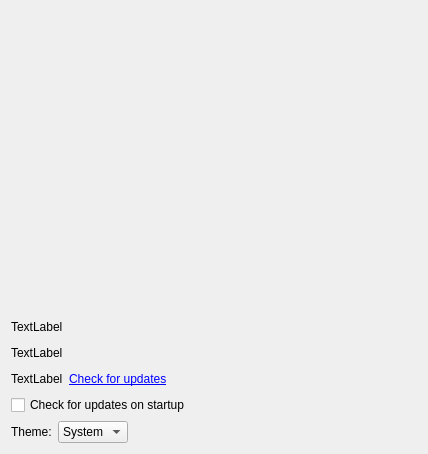
<?xml version="1.0" encoding="UTF-8"?>
<ui version="4.0">
 <class>MainDialog</class>
 <widget class="QDialog" name="MainDialog">
  <property name="geometry">
   <rect>
    <x>0</x>
    <y>0</y>
    <width>428</width>
    <height>454</height>
   </rect>
  </property>
  <property name="minimumSize">
   <size>
    <width>0</width>
    <height>0</height>
   </size>
  </property>
  <property name="windowTitle">
   <string>AGS</string>
  </property>
  <property name="locale">
   <locale language="English" country="UnitedStates"/>
  </property>
  <layout class="QGridLayout" name="gridLayout">
   <item row="0" column="0">
    <layout class="QVBoxLayout" name="verticalLayout_5">
     <item>
      <layout class="QHBoxLayout" name="horizontalLayout_3">
       <item>
        <layout class="QVBoxLayout" name="verticalLayout_3">
         <item>
          <widget class="ConfigurationListWidget" name="widget" native="true">
           <property name="sizePolicy">
            <sizepolicy hsizetype="MinimumExpanding" vsizetype="Preferred">
             <horstretch>0</horstretch>
             <verstretch>0</verstretch>
            </sizepolicy>
           </property>
           <property name="minimumSize">
            <size>
             <width>400</width>
             <height>300</height>
            </size>
           </property>
          </widget>
         </item>
        </layout>
       </item>
      </layout>
     </item>
     <item>
      <layout class="QVBoxLayout" name="verticalLayout_4">
       <item>
        <widget class="QLabel" name="label_settings_file">
         <property name="text">
          <string>TextLabel</string>
         </property>
        </widget>
       </item>
       <item>
        <widget class="QLabel" name="label_Interpreter">
         <property name="frameShape">
          <enum>QFrame::NoFrame</enum>
         </property>
         <property name="frameShadow">
          <enum>QFrame::Sunken</enum>
         </property>
         <property name="text">
          <string>TextLabel</string>
         </property>
        </widget>
       </item>
       <item>
        <layout class="QHBoxLayout" name="versionLayout">
         <item>
          <widget class="QLabel" name="label_Version">
           <property name="text">
            <string>TextLabel</string>
           </property>
          </widget>
         </item>
         <item>
          <widget class="QLabel" name="check_updates_link">
           <property name="text">
            <string>&lt;a href=&quot;check&quot;&gt;Check for updates&lt;/a&gt;</string>
           </property>
           <property name="textFormat">
            <enum>Qt::RichText</enum>
           </property>
          </widget>
         </item>
         <item>
          <spacer name="versionSpacer">
           <property name="orientation">
            <enum>Qt::Horizontal</enum>
           </property>
           <property name="sizeHint" stdset="0">
            <size>
             <width>40</width>
             <height>20</height>
            </size>
           </property>
          </spacer>
         </item>
        </layout>
       </item>
       <item>
        <widget class="QCheckBox" name="check_updates_on_startup">
         <property name="text">
          <string>Check for updates on startup</string>
         </property>
        </widget>
       </item>
       <item>
        <layout class="QHBoxLayout" name="themeLayout">
         <item>
          <widget class="QLabel" name="label_theme">
           <property name="text">
            <string>Theme:</string>
           </property>
          </widget>
         </item>
         <item>
          <widget class="QComboBox" name="theme_combo">
           <item>
            <property name="text">
             <string>System</string>
            </property>
           </item>
           <item>
            <property name="text">
             <string>Dark</string>
            </property>
           </item>
           <item>
            <property name="text">
             <string>Light</string>
            </property>
           </item>
          </widget>
         </item>
         <item>
          <spacer name="themeSpacer">
           <property name="orientation">
            <enum>Qt::Horizontal</enum>
           </property>
           <property name="sizeHint" stdset="0">
            <size>
             <width>40</width>
             <height>20</height>
            </size>
           </property>
          </spacer>
         </item>
        </layout>
       </item>
      </layout>
     </item>
    </layout>
   </item>
  </layout>
 </widget>
 <layoutdefault spacing="6" margin="11"/>
 <customwidgets>
  <customwidget>
   <class>ConfigurationListWidget</class>
   <extends>QWidget</extends>
   <header>configurationListWidget.h</header>
   <container>1</container>
  </customwidget>
 </customwidgets>
 <resources/>
 <connections/>
 <buttongroups>
  <buttongroup name="buttonGroup_Console"/>
 </buttongroups>
</ui>
